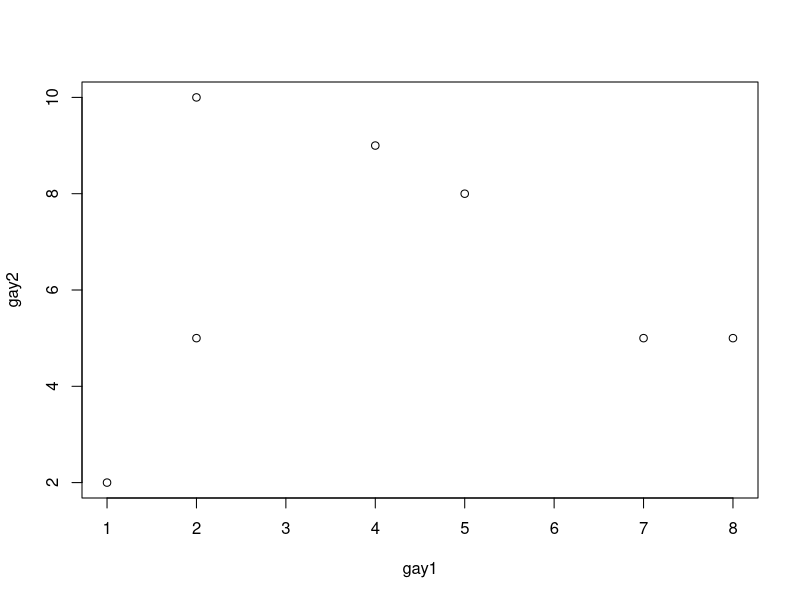
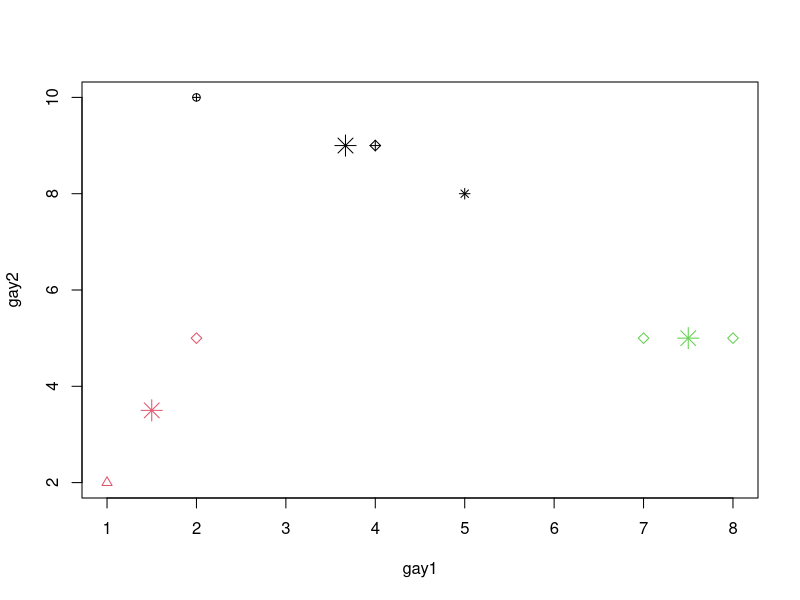

Source code (R) for these figures, in order:
dataset<-data.frame(gay1 = c(2,2,8,5,7,1,4),gay2 = c(10,5,5,8,5,2,9))
dim(dataset)
str(dataset)
summary(dataset)
km <- kmeans(dataset, 3)
km
plot(dataset)
plot(dataset, col = km$cluster, pch = as.integer(dataset$gay2))
points(km$centers[,c("gay1", "gay2")], col = 1:3, pch = 8, cex=2)